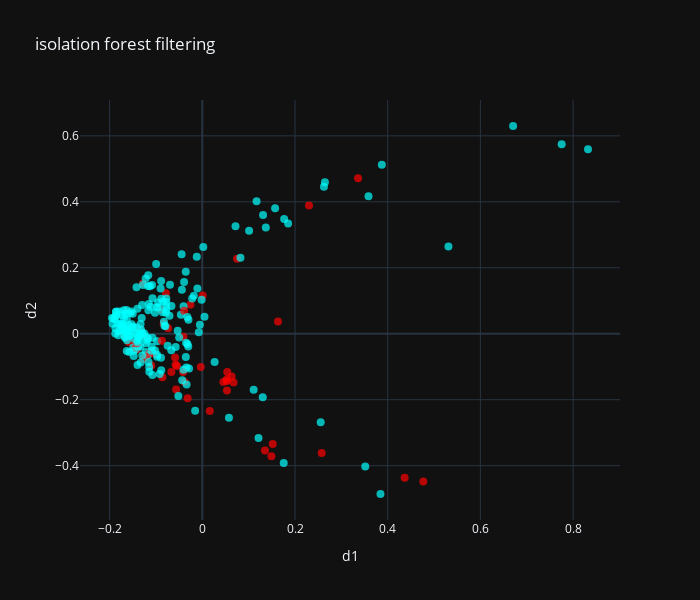

Notebook cell for this chart:
### Code cell
from sklearn.ensemble import IsolationForest

clf = IsolationForest(random_state=10,contamination=outliers_to_remove)
outliers_mask=clf.fit_predict(data)==-1
render_results(X,y,scaler,outliers_mask,"isolation forest filtering")

### Figure 1 — Plotly figure (JSON) as saved in the notebook; plotly's stock layout.template omitted (floating-point values rounded to 4 significant figures; data arrays with more than 128 entries replaced by an {"elided": "..."} marker saying what was removed)
{"data": [{"marker": {"color": {"elided": "242 str values"}, "opacity": 0.7, "size": 8}, "mode": "markers", "type": "scatter", "x": {"elided": "242 float values"}, "y": {"elided": "242 float values"}}], "layout": {"height": 600, "title": {"text": "isolation forest filtering"}, "width": 700, "xaxis": {"title": {"text": "d1"}}, "yaxis": {"title": {"text": "d2"}}}}
